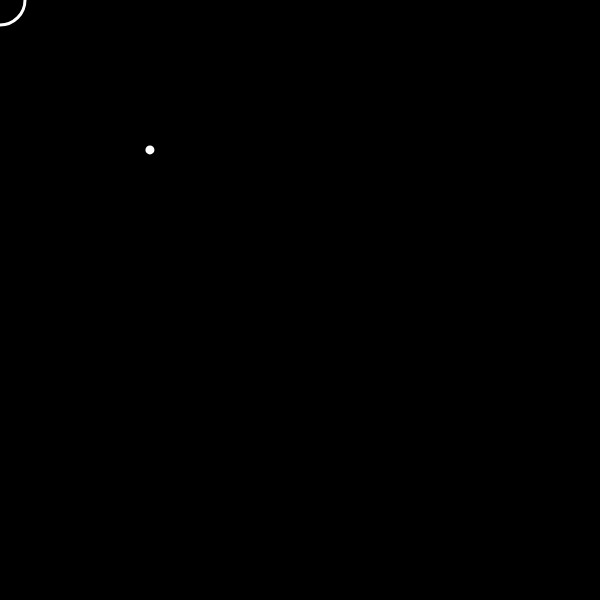
Frame 1 (no input)
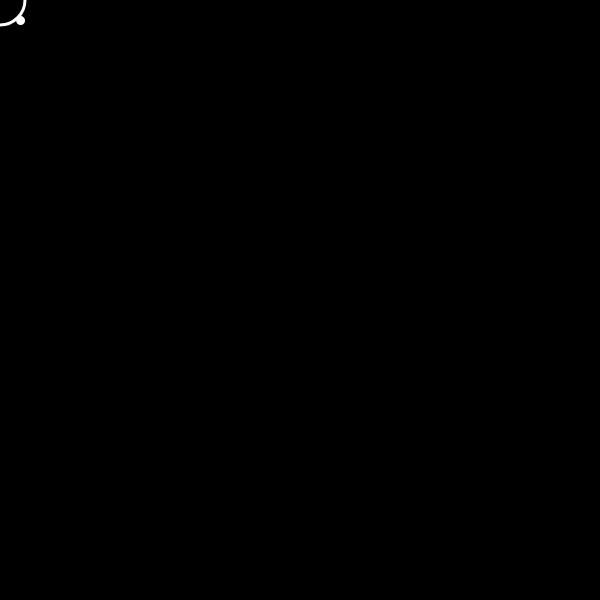
Frame 60 (no input)
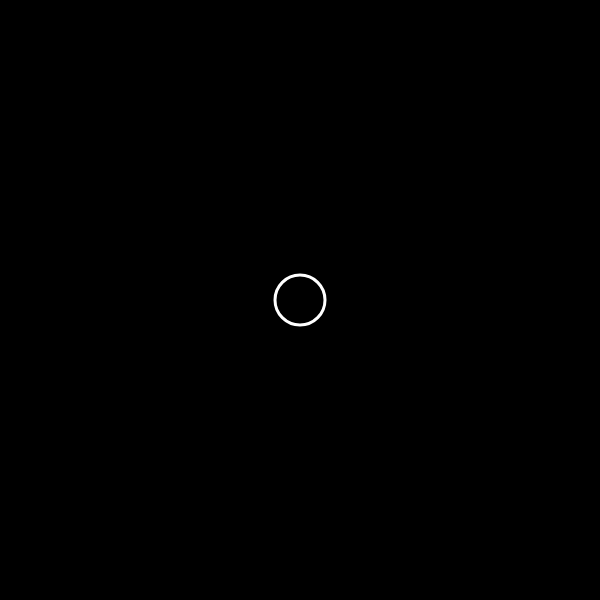
Frame 120 (the mouse pressed at the canvas centre since frame 60)

The p5.js sketch that drew these frames (run headless with seeded random() and noise() and a simulated clock; from frame 60 on, the mouse is pressed at the canvas centre):

// p5.js sketch
// ── sketch.js
let v;
const WIDTH = 600;
const HEIGHT = 600;

function setup() {
	createCanvas(WIDTH, HEIGHT);
	v = new Vehicle(WIDTH/4, HEIGHT/4);
}

function draw() {

	mouse = createVector(mouseX, mouseY);
	cfg();

	ellipse(mouseX, mouseY, 50);
	v.seek(mouse);
	v.applyForce(v.steer);
	v.update();
	v.show();
}

function cfg(){
	background(0);
	noFill();
	stroke(255);
	strokeWeight(3);
}

// ── vehicle.js
class Vehicle{
  constructor(x, y, mSpeed = 6, mForce = 0.1){
    this.acc = createVector(0, 0);
    this.vel = createVector(0, 0);
    this.pos = createVector(x, y);
    this.rad = 6;
    this.maxSpeed = mSpeed;
    this.maxForce = mForce;
    //this.desired;
    this.steer;
    //this.color = createVector(r, g, b);

  }

  seek(target){
    let desired = p5.Vector.sub(target, this.pos);

    desired.normalize();
    desired.mult(this.maxSpeed);

    this.steer = p5.Vector.sub(desired, this.vel);
    this.steer.limit(this.maxForce);
    //testFunc();
    //applyForce(steer);

  }

  testFunc(){
    console.log("haha");
  }

  applyForce(f){
    this.acc.add(f);
  }

  update(){
    this.vel.add(this.acc);
    this.pos.add(this.vel);
    this.acc.mult(0);
  }

  show(){
    fill(255);
    //stroke(255);
    ellipse(this.pos.x, this.pos.y, this.rad);
  }
}
